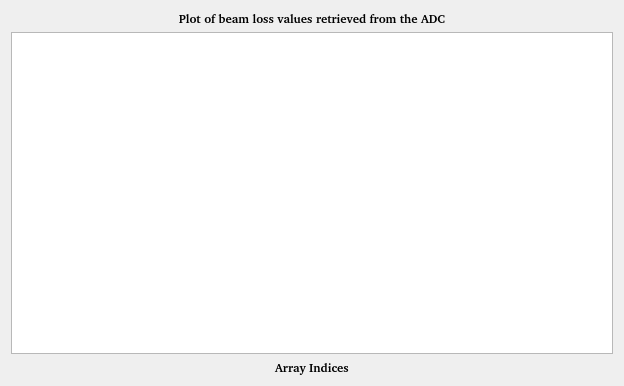
<?xml version="1.0" encoding="UTF-8"?>
<ui version="4.0">
 <class>Form</class>
 <widget class="QWidget" name="Form">
  <property name="geometry">
   <rect>
    <x>0</x>
    <y>0</y>
    <width>624</width>
    <height>386</height>
   </rect>
  </property>
  <property name="windowTitle">
   <string>Form</string>
  </property>
  <layout class="QVBoxLayout" name="verticalLayout">
   <item>
    <widget class="PyDMLabel" name="PyDMLabel_2">
     <property name="font">
      <font>
       <family>C059 [urw]</family>
       <weight>75</weight>
       <italic>false</italic>
       <bold>true</bold>
      </font>
     </property>
     <property name="toolTip">
      <string/>
     </property>
     <property name="text">
      <string>Plot of beam loss values retrieved from the ADC</string>
     </property>
     <property name="alignment">
      <set>Qt::AlignCenter</set>
     </property>
     <property name="precision" stdset="0">
      <number>0</number>
     </property>
     <property name="showUnits" stdset="0">
      <bool>false</bool>
     </property>
     <property name="precisionFromPV" stdset="0">
      <bool>true</bool>
     </property>
     <property name="alarmSensitiveContent" stdset="0">
      <bool>false</bool>
     </property>
     <property name="alarmSensitiveBorder" stdset="0">
      <bool>true</bool>
     </property>
     <property name="PyDMToolTip" stdset="0">
      <string/>
     </property>
     <property name="channel" stdset="0">
      <string/>
     </property>
     <property name="enableRichText" stdset="0">
      <bool>false</bool>
     </property>
     <property name="displayFormat" stdset="0">
      <enum>PyDMLabel::Decimal</enum>
     </property>
    </widget>
   </item>
   <item>
    <widget class="PyDMWaveformPlot" name="PyDMWaveformPlot">
     <property name="toolTip">
      <string/>
     </property>
     <property name="yAxes">
      <stringlist>
       <string>{&quot;name&quot;: &quot;Axis 1&quot;, &quot;orientation&quot;: &quot;left&quot;, &quot;label&quot;: null, &quot;minRange&quot;: -1.4233118124214843, &quot;maxRange&quot;: 1.4233118124214843, &quot;autoRange&quot;: true, &quot;logMode&quot;: false}</string>
      </stringlist>
     </property>
     <property name="curves">
      <stringlist>
       <string>{&quot;y_channel&quot;: &quot;ca://${P}:WAVEFORM:${channel}.VAL&quot;, &quot;x_channel&quot;: null, &quot;plot_style&quot;: null, &quot;name&quot;: &quot;Beam Loss&quot;, &quot;color&quot;: &quot;#3ed6ce&quot;, &quot;lineStyle&quot;: 1, &quot;lineWidth&quot;: 1, &quot;symbol&quot;: null, &quot;symbolSize&quot;: 10, &quot;yAxisName&quot;: &quot;Axis 1&quot;, &quot;barWidth&quot;: null, &quot;upperThreshold&quot;: null, &quot;lowerThreshold&quot;: null, &quot;thresholdColor&quot;: &quot;white&quot;, &quot;redraw_mode&quot;: 2}</string>
      </stringlist>
     </property>
    </widget>
   </item>
   <item>
    <widget class="PyDMLabel" name="PyDMLabel">
     <property name="font">
      <font>
       <family>C059 [urw]</family>
       <weight>75</weight>
       <italic>false</italic>
       <bold>true</bold>
      </font>
     </property>
     <property name="toolTip">
      <string/>
     </property>
     <property name="text">
      <string>Array Indices</string>
     </property>
     <property name="alignment">
      <set>Qt::AlignCenter</set>
     </property>
     <property name="precision" stdset="0">
      <number>0</number>
     </property>
     <property name="showUnits" stdset="0">
      <bool>false</bool>
     </property>
     <property name="precisionFromPV" stdset="0">
      <bool>true</bool>
     </property>
     <property name="alarmSensitiveContent" stdset="0">
      <bool>false</bool>
     </property>
     <property name="alarmSensitiveBorder" stdset="0">
      <bool>true</bool>
     </property>
     <property name="PyDMToolTip" stdset="0">
      <string/>
     </property>
     <property name="channel" stdset="0">
      <string/>
     </property>
     <property name="enableRichText" stdset="0">
      <bool>false</bool>
     </property>
     <property name="displayFormat" stdset="0">
      <enum>PyDMLabel::String</enum>
     </property>
    </widget>
   </item>
  </layout>
 </widget>
 <customwidgets>
  <customwidget>
   <class>PyDMLabel</class>
   <extends>QLabel</extends>
   <header>pydm.widgets.label</header>
  </customwidget>
  <customwidget>
   <class>PyDMWaveformPlot</class>
   <extends>QGraphicsView</extends>
   <header>pydm.widgets.waveformplot</header>
  </customwidget>
 </customwidgets>
 <resources/>
 <connections/>
</ui>
